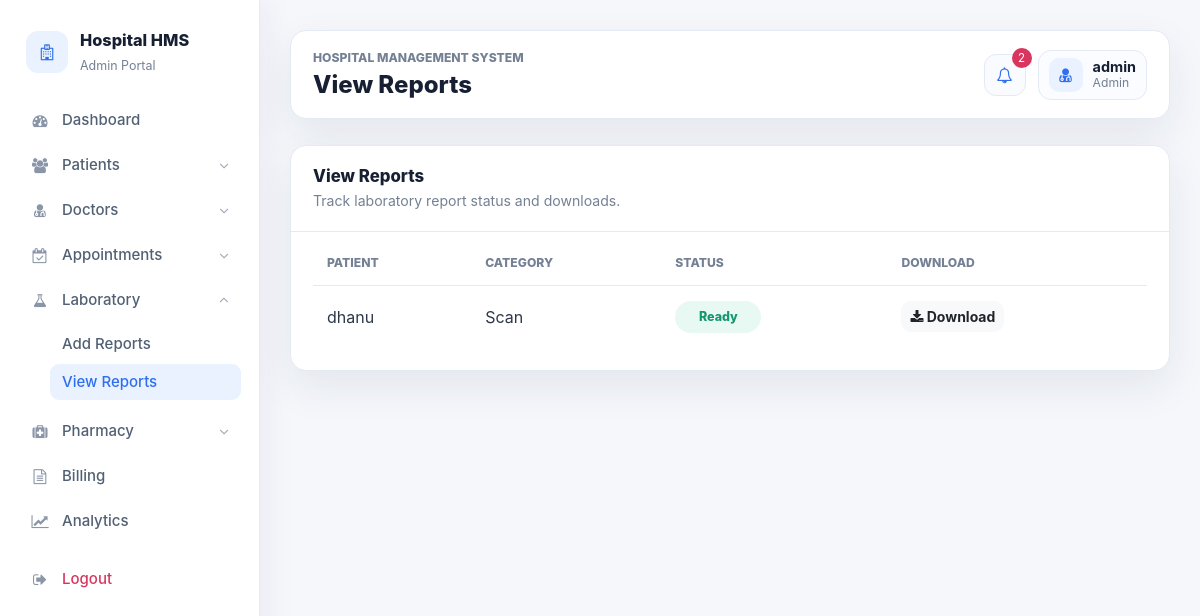
The page /view_reports (signed in) on the database as committed earlier.
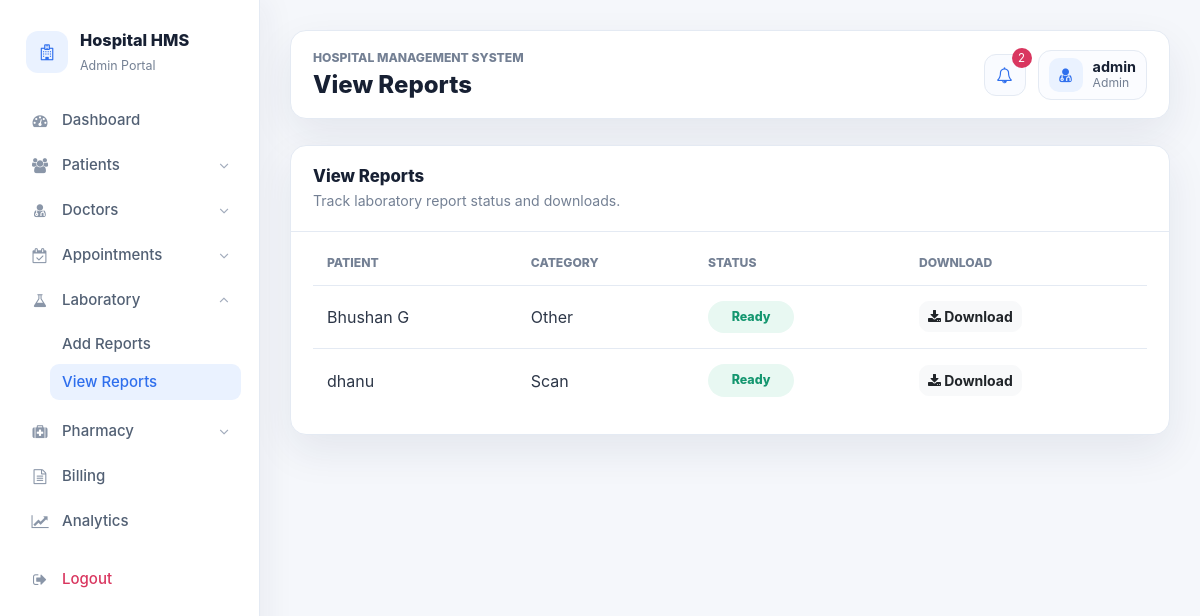
The same page on the database as committed later.
### hospitals/models.py (models this page shows, shortened)
class LabReport(models.Model):
    REPORT_CHOICES = (
        ("Blood Test", "Blood Test"),
        ("Scan", "Scan"),
        ("X-Ray", "X-Ray"),
        ("Urine Test", "Urine Test"),
        ("Other", "Other"),
    )
    STATUS_CHOICES = (
        ("Ready", "Ready"),
        ("Processing", "Processing"),
    )
    patient = models.ForeignKey(Patient, on_delete=models.CASCADE)
    category = models.CharField(max_length=50, choices=REPORT_CHOICES)
    title = models.CharField(max_length=100)
    report_file = models.FileField(upload_to="reports/")
    remarks = models.TextField(blank=True, default="")
    status = models.CharField(max_length=20, choices=STATUS_CHOICES, default="Ready")
    created_at = models.DateTimeField(auto_now_add=True)

class Patient(models.Model):
    BLOOD_GROUP_CHOICES = (
        ("A+", "A+"),
        ("A-", "A-"),
        ("B+", "B+"),
        ("B-", "B-"),
        ("AB+", "AB+"),
        ("AB-", "AB-"),
        ("O+", "O+"),
        ("O-", "O-"),
    )
    WARD_CHOICES = (
        ("General Ward", "General Ward"),
        ("ICU", "ICU"),
        ("Emergency", "Emergency"),
        ("Pediatrics", "Pediatrics"),
        ("Maternity", "Maternity"),
        ("Private Room", "Private Room"),
    )
    name = models.CharField(max_length=50)
    patient_id = models.CharField(max_length=20, blank=True, default="")
    age = models.PositiveIntegerField(null=True, blank=True)
    gender = models.CharField(max_length=10)
    mobile = models.IntegerField(null=True)
    blood_group = models.CharField(max_length=5, choices=BLOOD_GROUP_CHOICES, blank=True, default="")
    disease = models.CharField(max_length=100, blank=True, default="")
    admission_date = models.DateField(null=True, blank=True)
    address = models.CharField(max_length=50)
    ward = models.CharField(max_length=50, choices=WARD_CHOICES, null=True, blank=True)

### hospitals/views.py (the view)
# urls.py: path('view_reports', view_reports, name='view_reports'),
def view_reports(request):
    redirect_response = require_dashboard_access(request)
    if redirect_response:
        return redirect_response
    return render(request, 'module_page.html', module_context(request, 'View Reports', 'Track laboratory report status and downloads.', 'view_reports'))

### hospitals/views.py (called while the page is built)
def selected_role(request):
    role = request.session.get("user_role")
    if not role and request.user.is_authenticated and request.user.is_staff:
        role = "admin"
        request.session["user_role"] = role
    return role

def is_dashboard_user(request):
    return request.user.is_authenticated and selected_role(request) in ALL_ROLES

def require_dashboard_access(request):
    if not is_dashboard_user(request):
        return redirect("login")
    return None

### hospitals/templates/module_page.html (shortened to what this page needs)
{% extends "admin_nav.html" %}
{% block content %}
<section class="module-card full">
  <div class="module-header">
    <div>
      <h2>{{ title }}</h2>
      <p>{{ subtitle }}</p>
    </div>
  </div>
  <div class="module-body">
    {% if module_type == "add_report" %}
    <form class="erp-form" method="post" enctype="multipart/form-data">
      {% csrf_token %}
      <select name="patient" required>
        <option value="">Select patient</option>
        {% for patient in patients %}<option value="{{ patient.id }}">{{ patient.name }}</option>{% endfor %}
      </select>
      <select name="category" required>
        <option>Blood Test</option>
        <option>Scan</option>
        <option>X-Ray</option>
        <option>Urine Test</option>
        <option>Other</option>
      </select>
      <input type="text" name="title" placeholder="Report title" required>
      <input type="file" name="report_file" required>
      <textarea class="span-2" name="remarks" rows="4" placeholder="Clinical remarks"></textarea>
      <button class="btn btn-primary span-2" type="submit">Save Report</button>
    </form>
    {% elif module_type == "view_reports" %}
    <div class="table-responsive">
      <table class="erp-table">
        <thead><tr><th>Patient</th><th>Category</th><th>Status</th><th>Download</th></tr></thead>
        <tbody>
          {% for report in lab_report_rows %}
          <tr data-search-row>
            <td>{{ report.patient.name }}</td>
            <td>{{ report.category }}</td>
            <td><span class="status-badge status-{{ report.status|lower }}">{{ report.status }}</span></td>
            <td><a class="btn btn-light btn-sm" href="{% url 'download_report' report.id %}"><i class="fa fa-download"></i> Download</a></td>
          </tr>
          {% empty %}
          <tr><td colspan="4">No reports uploaded yet.</td></tr>
          {% endfor %}
        </tbody>
      </table>
    </div>
    {% endif %}
  </div>
</section>
{% endblock %}

Rows that differ between the two databases and show on the page:
added LabReport: patient.name "Bhushan G", category "Other", status "Ready"
